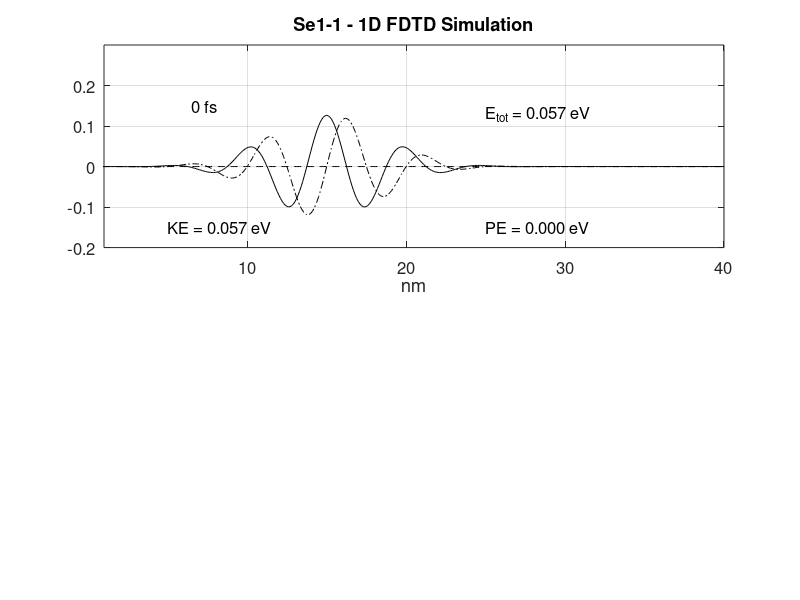
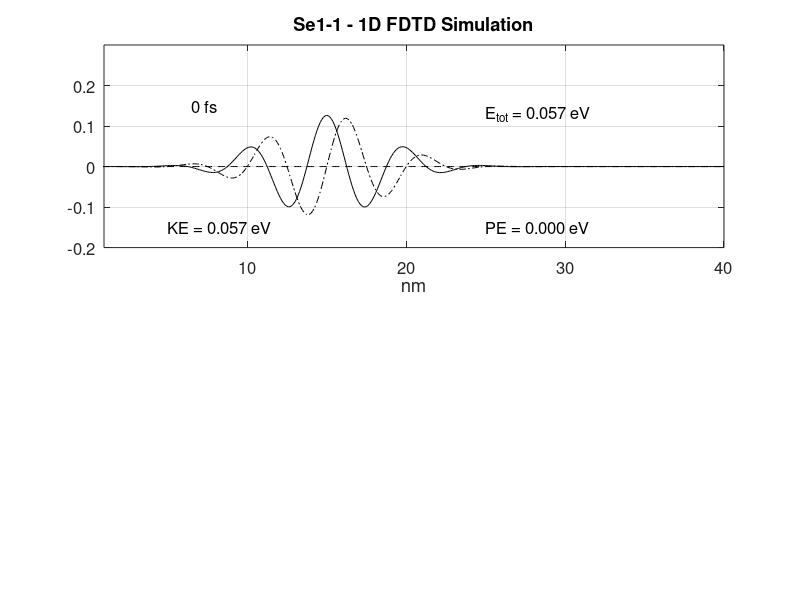
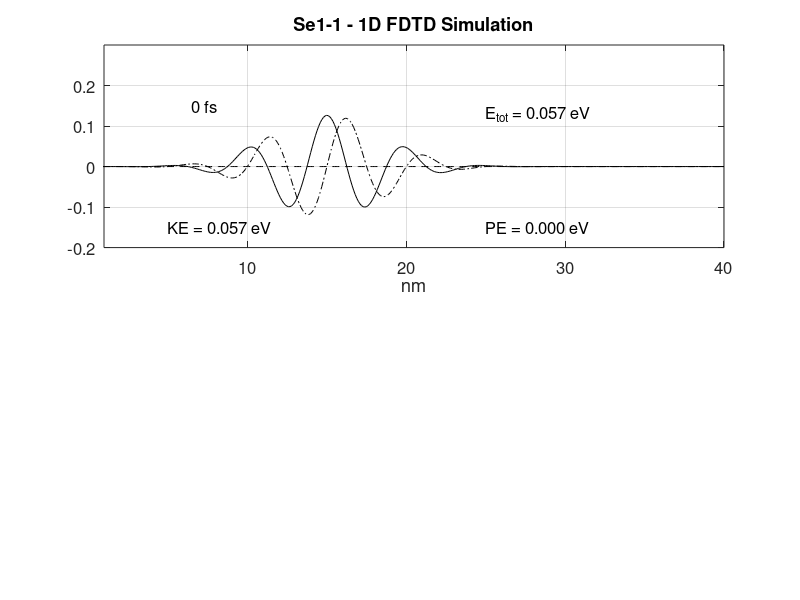
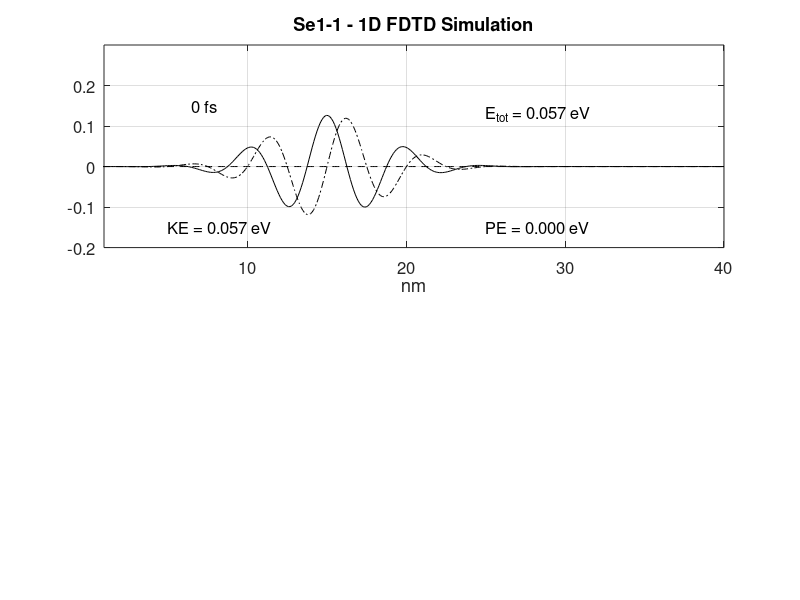

Recreate these plots in MATLAB, in order. (Note: a time limit stopped this script after it produced the figures.)
%% 1D FDTD simulation of psi


%% cleanup environment

clear all;
close all;

%% general definitions and constants

h 			= 6.626e-34;		% [J*s]	Plank's constant
hbar		= h/(2*pi);			% [J*s]	reduced Plank's constant
m0			= 9.1e-31;			% [kg] 	free space mas of an electron

meff_Si		= 1.08;				% effective mass of Si
meff_Ge		= 0.067;			% effective mass of Ge
meff_GaAs 	= 0.55;				% effective mass of GaAs

meff		= meff_Si;			% [?] 	effective mass
melec		= meff*m0;			% [?]	mass of an electron
ecoul		= 1.6e-19;			% [C]	charge of an electron
epsz		= 8.85e-9;			% [A*s/V/m]	dielectric of free space
eV2J		= 1.6e-19;			% [-]	energy conversion factor (eV to J)
J2eV		= 1/eV2J;			% [-]	energy conversion factor (J to eV)

%% simulation parameters

NN 			= 400;				% [-]	number of points in the problem space
del_x		= .1e-9;			% [?]	cell size
dt			= 2e-17;			% [s]	time steps
ra			= (0.5*hbar/melec)*(dt/del_x^2);	% <-- must be < 0.15
DX			= del_x*1e9;		% [_]	cell size in nm
XX			= (DX:DX:DX*NN);	% [-]	length in nm for plotting

%% specification of the potential

V			= zeros(1,NN);	% init potential vector

% barrier
for n = NN/2:NN/2+50
%	V(n) = .15*eV2J;
end

% semiconductor condution band
for n = 1 : NN/2
%	V(n) = .1*eV2J;
end

for n = NN/2+1 : NN
%	V(n) = .2*eV2J;
end

% electric field
%for n = 1 : NN
%	V(n) = -(0.2/400)*(n-400)*eV2J;
%end

%% initialize a sine wave in a gaussian envelope

lambda		= 50;			% pulse wavelength
sigma		= 50;			% pulse width
nc			= 150;			% starting position
prl			= zeros(1,NN);	% real part of the state variable
pim			= zeros(1,NN);	% imaginary part of the state variable
ptot		= 0.;			% ?

for n=2:NN-1
	prl(n)	= exp(-1.*((n-nc)/sigma)^2)*cos(2*pi*(n-nc)/lambda);
	pim(n)	= exp(-1.*((n-nc)/sigma)^2)*sin(2*pi*(n-nc)/lambda);
	ptot	= ptot + prl(n)^2 + pim(n)^2;
end

pnorm = sqrt(ptot);			% normalization constant

% normalize and check
ptot = 0.;

for n=1:NN
	prl(n)	= prl(n)/pnorm;
	pim(n)	= pim(n)/pnorm;
	ptot	= ptot + prl(n)^2 + pim(n)^2;
end

fprintf("normalization = %f\n", ptot);	% should have the value 1

T			= 0;
n_step		= 1;

while n_step > 0
	n_step = input("How many time steps -->");

	% this is the core FDTD program
	for m=1:n_step
		T = T+1;
	
		for n=2:NN-1
			prl(n) = prl(n) - ra*(pim(n-1) -2*pim(n) + pim(n+1)) ...
				+ (dt/hbar)*V(n)*pim(n);
		end
		
		for n=2:NN-1
			pim(n) = pim(n) + ra*(prl(n-1) -2*prl(n) + prl(n+1)) ...
				- (dt/hbar)*V(n)*prl(n);
		end
	end
	
	% calculate the expected values
	PE	= 0.;	% potential energy
	
	for n=1:NN
		psi(n) = prl(n) + i*pim(n);
		PE = PE + psi(n)*psi(n)'*V(n);
	end

	fprintf("normalization = %f\n", psi*psi');

	PE = PE*J2eV;	% potential energy

	ke = 0. + j*0.;
	
	for n=2:NN-1
		lap_p = psi(n+1) - 2*psi(n) + psi(n-1);
		ke = ke + lap_p*psi(n)';
	end

	KE = -J2eV*((hbar/del_x)^2/(2*melec))*real(ke);	% kinetic energy

	% plot results
	subplot(2,1,1);
	
	plot(XX, prl, "k");
	hold on;
	plot(XX, pim, "-.k");
	plot(XX, J2eV*V, "--k");
	hold off;
	
	axis([1 DX*NN -.2 .3] );
	
	TT = text(5, .15, sprintf("%7.0f fs", T*dt*1e15));
	set(TT, "fontsize", 12);

	TT = text(5, -.15, sprintf("KE = %5.3f eV", KE));
	set(TT, "fontsize", 12);

	TT = text(25, -.15, sprintf("PE = %5.3f eV", PE));
	set(TT, "fontsize", 12);

	TT = text(25, .13, sprintf("E_t_o_t = %5.3f eV", KE+PE));
	set(TT, "fontsize", 12);

	xlabel("nm");
	set(gca, "fontsize", 12);
	title("Se1-1 - 1D FDTD Simulation");
	grid on;

	T

	saveas(gcf, "Se1_1.png");

end
